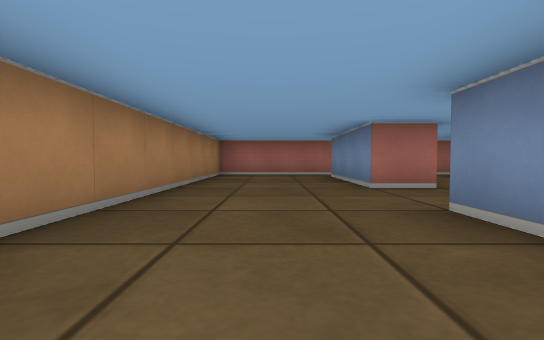
[1] (above)

20 first-person views from a walk through a cub3D maze. The camera is about half as high as the walls, tilts 2° down and sees 85° across. The floor is counted in squares. Each view is taken from the middle of a square. On the plan, view 1 faces up. The plan holds only what a view shows up to about 9 squares ahead; the rest is blank.

[2]
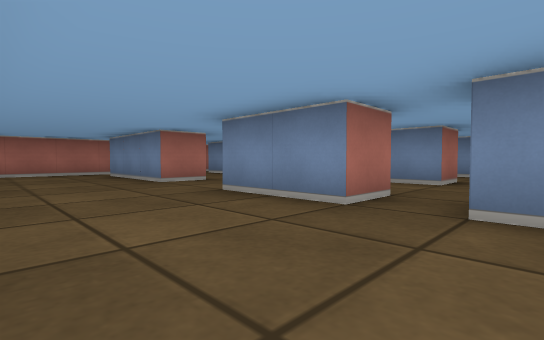

[3]
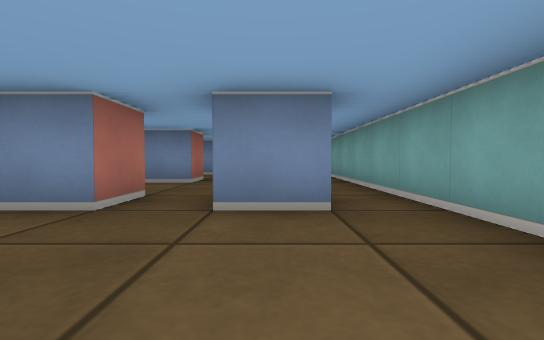

[4]
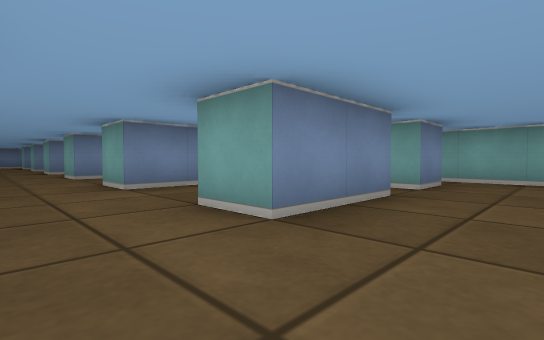

[5]
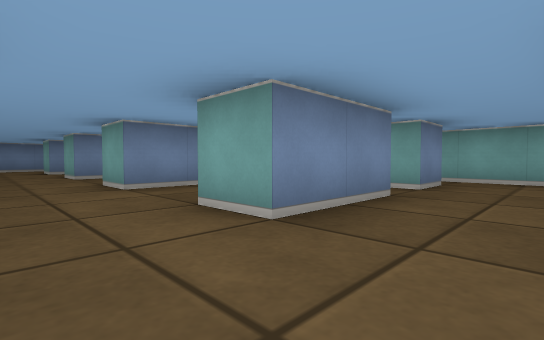

[6]
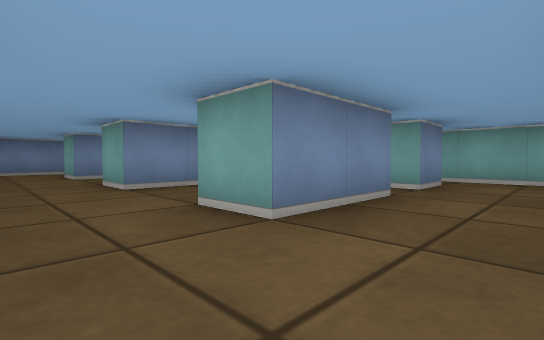

[7]
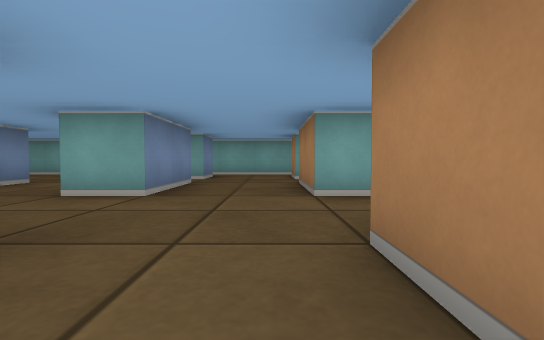

[8]
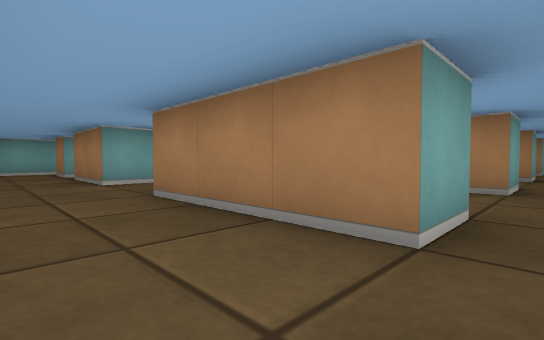

[9]
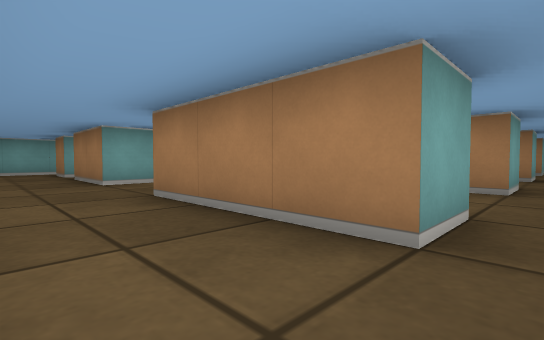

[10]
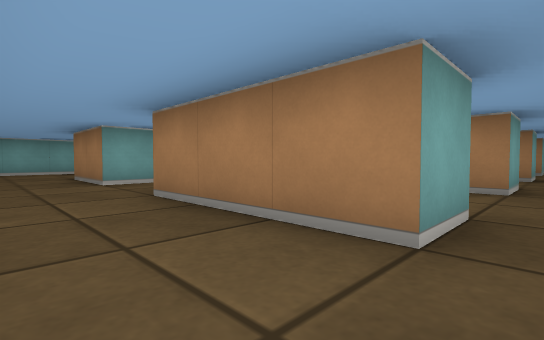

[11]
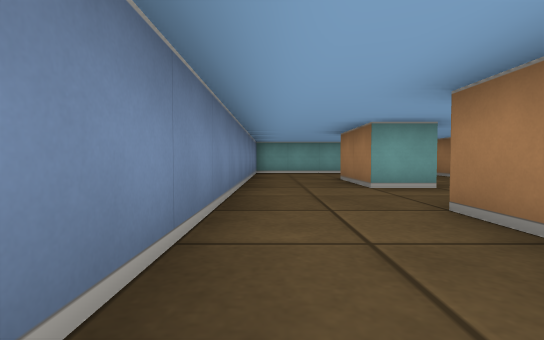

[12]
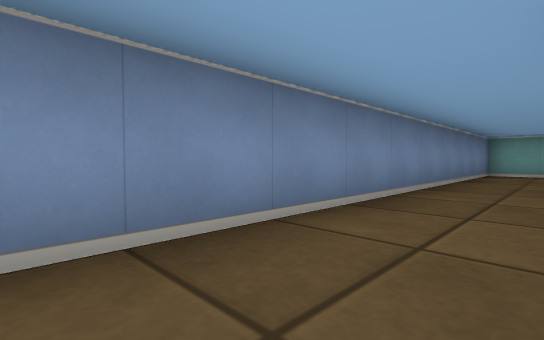

[13]
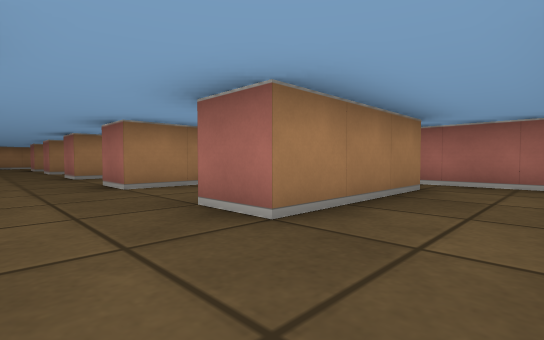

[14]
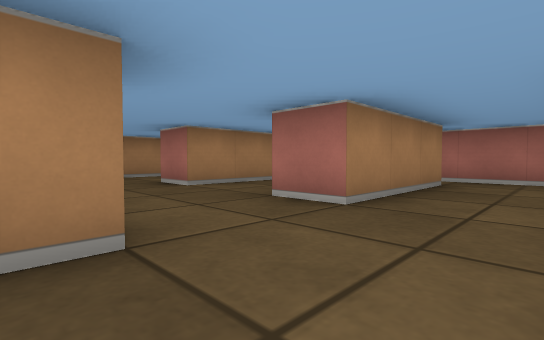

[15]
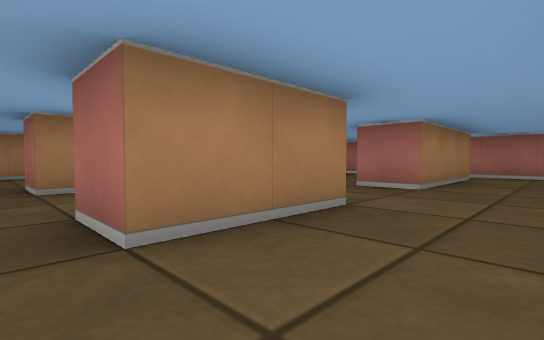

[16]
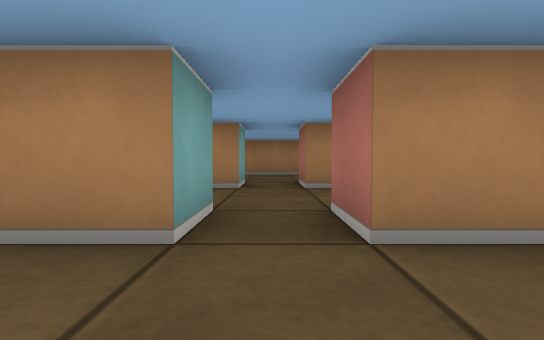

[17]
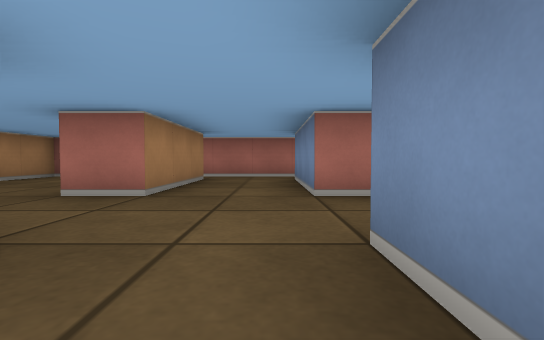

[18]
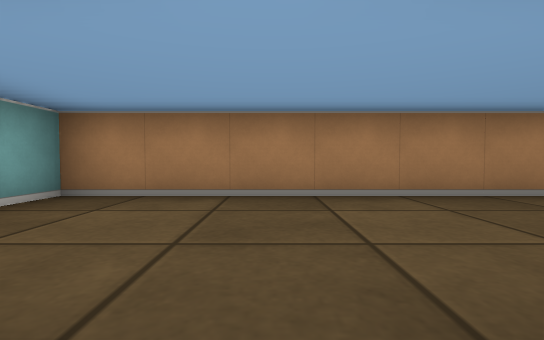

[19]
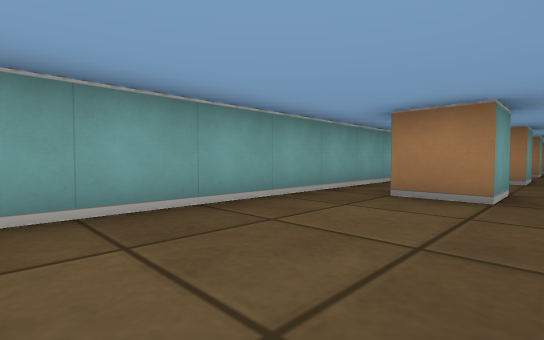

[20]
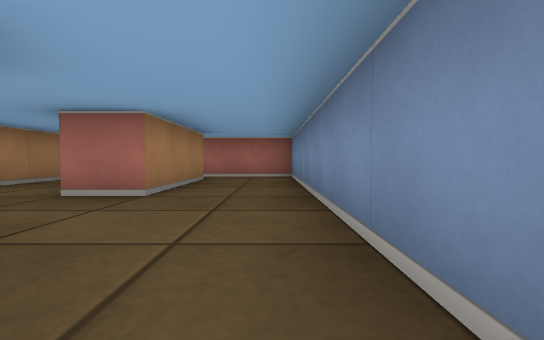

### Floor plan
Points are (right, up) in squares from view 1. A wall is a line through its corners. A room is listed if a view was taken in it or the views show most of it. See-through windows are left out.
Room 1 (views 1, 2, 3, 4, 14, 15, 16, 17, 18, 19, 20)
walls: (7.5, 0.5) (7.5, 2.5); (5.5, 2.5) (5.5, 0.5) (4.5, 0.5) (4.5, 2.5); (8.5, 2.5) (8.5, 2); (7.5, -1.5) (7.5, -0.5) (8.5, -0.5); (4.5, -0.5) (5.5, -0.5) (5.5, -1.5); (10.5, 0.5) (10.5, 2.5); (10.5, -1.5) (10.5, -0.5) (11.5, -0.5) (11.5, -1.5); (2.5, 1) (2.5, 0.5) (1.5, 0.5) (1.5, 2.5) (2.5, 2.5); (11.5, 2.5) (11.5, 0.5); (2.5, 4.5) (1.5, 4.5) (1.5, 7.5) (2.5, 7.5); (1.5, -1.6) (1.5, -0.5) (2.5, -0.5) (2.5, -1); (13.5, 0.5) (13.5, 2.5); (13.5, -1.5) (13.5, -0.5) (14.5, -0.5) (14.5, -1.5); (14.5, 2.5) (14.5, 0.5); (2.4, 8.5) (-1.5, 8.5) (-1.5, -2.5) (19.5, -2.5) (19.5, 2.5); (16.5, 0.5) (16.5, 2.5); (17.5, 2.5) (17.5, 0.5)
ways out: opening at (6.5, 1.5) to room 2; opening at (9.5, 1.5) to room 3; opening at (12.5, 1.5) to room 4; opening at (15.5, 1.5) to room 5; opening at (18.5, 1.5) to room 6; opening at (2, 3.5) to room 7; opening at (2, 8) to room 7; opening at (3.5, 1.5) to room 7
Room 2 (view 5)
walls: (4.5, 2.5) (5.5, 2.5); (4.5, 7.5) (5.5, 7.5) (5.5, 4.5) (4.5, 4.5); (7.6, 8.5) (4.4, 8.5)
ways out: opening at (6.5, 1.5) to room 1; opening at (8, 3.5) to room 3; opening at (8, 8) to room 3; opening at (5, 3.5) to room 7; opening at (5, 8) to room 7
Room 3 (view 6)
walls: (7.5, 2.5) (8.5, 2.5); (7.5, 7.5) (8.5, 7.5) (8.5, 4.5) (7.5, 4.5); (9.8, 8.5) (7.6, 8.5)
ways out: opening at (9.5, 1.5) to room 1; opening at (8, 3.5) to room 2; opening at (8, 8) to room 2; opening at (11, 3.5) to room 4; opening at (11, 8) to room 4
Room 4 (views 7, 8)
walls: (10.5, 2.5) (11.5, 2.5); (10.4, 7.5) (11.5, 7.5) (11.5, 4.5) (10.5, 4.5)
ways out: opening at (12.5, 1.5) to room 1; opening at (11, 3.5) to room 3; opening at (11, 8) to room 3; opening at (14, 3.5) to room 5; opening at (14, 8) to room 5
Room 5 (views 9, 13)
walls: (13.5, 2.5) (14.5, 2.5); (13.4, 7.5) (14.5, 7.5) (14.5, 4.5) (13.5, 4.5); (16.6, 8.5) (14.1, 8.5)
ways out: opening at (15.5, 1.5) to room 1; opening at (14, 3.5) to room 4; opening at (14, 8) to room 4; opening at (17, 3.5) to room 6; opening at (17, 8) to room 6
Room 6 (views 10, 11, 12)
walls: (16.5, 2.5) (17.5, 2.5); (19.5, 2.5) (19.5, 8.5) (16.6, 8.5); (16.4, 7.5) (17.5, 7.5) (17.5, 4.5) (16.5, 4.5)
ways out: opening at (18.5, 1.5) to room 1; opening at (17, 3.5) to room 5; opening at (17, 8) to room 5
Room 7 (no view inside)
walls: (2.5, 7.5) (2.5, 4.5); (4.5, 4.5) (4.5, 7.5); (4.4, 8.5) (2.4, 8.5)
ways out: opening at (2, 3.5) to room 1; opening at (2, 8) to room 1; opening at (3.5, 1.5) to room 1; opening at (5, 3.5) to room 2; opening at (5, 8) to room 2

Positions as (right, up) in squares from view 1, and headings:
1: (0, 0), facing up
2: (-1, -1), facing up-right
3: (-1, -1), facing right
4: (0, 4), facing down-right
5: (6, 4), facing down-right
6: (9, 4), facing down-right
7: (12, 6), facing down
8: (13, 8), facing down-left
9: (16, 8), facing down-left
10: (19, 8), facing down-left
11: (19, 7), facing down
12: (18, 7), facing down-right
13: (16, 3), facing up-left
14: (10, 2), facing up-left
15: (7, 0), facing up-left
16: (7, 0), facing left
17: (4, 1), facing up
18: (2, 0), facing left
19: (18, 0), facing down-left
20: (19, 1), facing up
